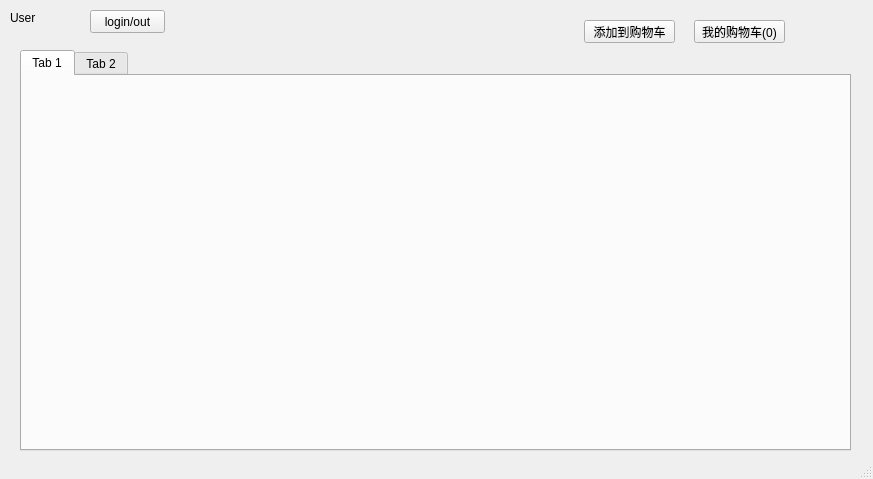
<?xml version="1.0" encoding="UTF-8"?>
<ui version="4.0">
 <class>MainWindow</class>
 <widget class="QMainWindow" name="MainWindow">
  <property name="geometry">
   <rect>
    <x>0</x>
    <y>0</y>
    <width>873</width>
    <height>479</height>
   </rect>
  </property>
  <property name="windowTitle">
   <string>MainWindow</string>
  </property>
  <widget class="QWidget" name="centralWidget">
   <widget class="QPushButton" name="pushButton">
    <property name="geometry">
     <rect>
      <x>90</x>
      <y>10</y>
      <width>75</width>
      <height>23</height>
     </rect>
    </property>
    <property name="text">
     <string>login/out</string>
    </property>
   </widget>
   <widget class="QLabel" name="label">
    <property name="geometry">
     <rect>
      <x>10</x>
      <y>10</y>
      <width>51</width>
      <height>16</height>
     </rect>
    </property>
    <property name="text">
     <string>User</string>
    </property>
   </widget>
   <widget class="QTabWidget" name="tabWidget">
    <property name="geometry">
     <rect>
      <x>20</x>
      <y>50</y>
      <width>831</width>
      <height>401</height>
     </rect>
    </property>
    <widget class="QWidget" name="tab">
     <attribute name="title">
      <string>Tab 1</string>
     </attribute>
    </widget>
    <widget class="QWidget" name="tab_2">
     <attribute name="title">
      <string>Tab 2</string>
     </attribute>
    </widget>
   </widget>
   <widget class="QPushButton" name="pushButton_2">
    <property name="geometry">
     <rect>
      <x>584</x>
      <y>20</y>
      <width>91</width>
      <height>23</height>
     </rect>
    </property>
    <property name="text">
     <string>添加到购物车</string>
    </property>
   </widget>
   <widget class="QPushButton" name="pushButton_3">
    <property name="geometry">
     <rect>
      <x>694</x>
      <y>20</y>
      <width>91</width>
      <height>23</height>
     </rect>
    </property>
    <property name="text">
     <string>我的购物车(0)</string>
    </property>
   </widget>
  </widget>
  <widget class="QStatusBar" name="statusBar"/>
 </widget>
 <layoutdefault spacing="6" margin="11"/>
 <resources/>
 <connections/>
</ui>
